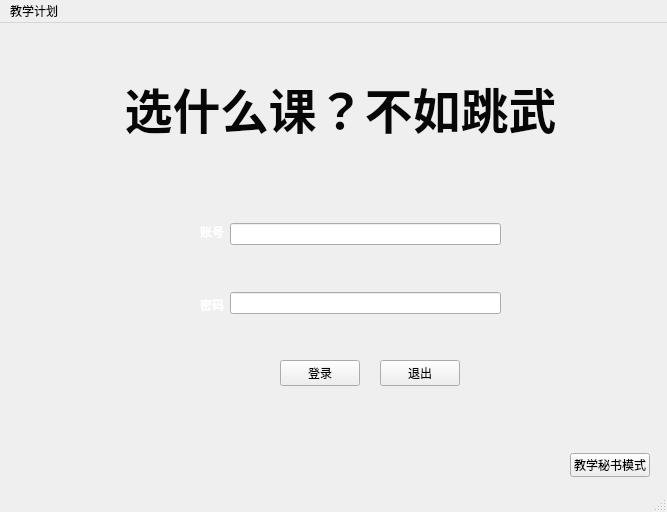
<?xml version="1.0" encoding="UTF-8"?>
<ui version="4.0">
 <class>MainWindow</class>
 <widget class="QMainWindow" name="MainWindow">
  <property name="geometry">
   <rect>
    <x>0</x>
    <y>0</y>
    <width>667</width>
    <height>512</height>
   </rect>
  </property>
  <property name="windowTitle">
   <string>MainWindow</string>
  </property>
  <widget class="QWidget" name="centralwidget">
   <widget class="QWidget" name="formLayoutWidget">
    <property name="geometry">
     <rect>
      <x>200</x>
      <y>200</y>
      <width>301</width>
      <height>91</height>
     </rect>
    </property>
    <layout class="QFormLayout" name="formLayout">
     <item row="0" column="0">
      <layout class="QVBoxLayout" name="verticalLayout_2">
       <item>
        <widget class="QLabel" name="usernameLable">
         <property name="text">
          <string>&lt;html&gt;&lt;head/&gt;&lt;body&gt;&lt;p&gt;&lt;span style=&quot; font-weight:700; color:#ffffff;&quot;&gt;账号&lt;/span&gt;&lt;/p&gt;&lt;/body&gt;&lt;/html&gt;</string>
         </property>
        </widget>
       </item>
       <item>
        <spacer name="verticalSpacer">
         <property name="orientation">
          <enum>Qt::Vertical</enum>
         </property>
         <property name="sizeHint" stdset="0">
          <size>
           <width>20</width>
           <height>40</height>
          </size>
         </property>
        </spacer>
       </item>
       <item>
        <widget class="QLabel" name="label_2">
         <property name="text">
          <string>&lt;html&gt;&lt;head/&gt;&lt;body&gt;&lt;p&gt;&lt;span style=&quot; font-weight:700; color:#ffffff;&quot;&gt;密码&lt;/span&gt;&lt;/p&gt;&lt;/body&gt;&lt;/html&gt;</string>
         </property>
        </widget>
       </item>
      </layout>
     </item>
     <item row="0" column="1">
      <layout class="QVBoxLayout" name="verticalLayout">
       <item>
        <widget class="QLineEdit" name="usernameLineEdit"/>
       </item>
       <item>
        <spacer name="verticalSpacer_2">
         <property name="orientation">
          <enum>Qt::Vertical</enum>
         </property>
         <property name="sizeHint" stdset="0">
          <size>
           <width>20</width>
           <height>40</height>
          </size>
         </property>
        </spacer>
       </item>
       <item>
        <widget class="QLineEdit" name="passwordLineEdit"/>
       </item>
      </layout>
     </item>
    </layout>
   </widget>
   <widget class="QLabel" name="label_3">
    <property name="geometry">
     <rect>
      <x>110</x>
      <y>50</y>
      <width>461</width>
      <height>71</height>
     </rect>
    </property>
    <property name="text">
     <string>&lt;html&gt;&lt;head/&gt;&lt;body&gt;&lt;p align=&quot;center&quot;&gt;&lt;span style=&quot; font-size:36pt; font-weight:700; color:#070707;&quot;&gt;选什么课？不如跳武&lt;/span&gt;&lt;/p&gt;&lt;/body&gt;&lt;/html&gt;</string>
    </property>
   </widget>
   <widget class="QLabel" name="LoginBackGround">
    <property name="geometry">
     <rect>
      <x>-80</x>
      <y>-50</y>
      <width>821</width>
      <height>531</height>
     </rect>
    </property>
    <property name="text">
     <string/>
    </property>
    <property name="pixmap">
     <pixmap resource="res.qrc">:/image/image/login.jpg</pixmap>
    </property>
    <property name="scaledContents">
     <bool>true</bool>
    </property>
   </widget>
   <widget class="QPushButton" name="tsButton">
    <property name="geometry">
     <rect>
      <x>570</x>
      <y>430</y>
      <width>80</width>
      <height>24</height>
     </rect>
    </property>
    <property name="text">
     <string>教学秘书模式</string>
    </property>
   </widget>
   <widget class="QWidget" name="horizontalLayoutWidget">
    <property name="geometry">
     <rect>
      <x>280</x>
      <y>310</y>
      <width>180</width>
      <height>80</height>
     </rect>
    </property>
    <layout class="QHBoxLayout" name="horizontalLayout">
     <item>
      <widget class="QPushButton" name="loginButton">
       <property name="text">
        <string>登录</string>
       </property>
      </widget>
     </item>
     <item>
      <spacer name="horizontalSpacer_2">
       <property name="orientation">
        <enum>Qt::Horizontal</enum>
       </property>
       <property name="sizeHint" stdset="0">
        <size>
         <width>40</width>
         <height>20</height>
        </size>
       </property>
      </spacer>
     </item>
     <item>
      <spacer name="horizontalSpacer">
       <property name="orientation">
        <enum>Qt::Horizontal</enum>
       </property>
       <property name="sizeHint" stdset="0">
        <size>
         <width>40</width>
         <height>20</height>
        </size>
       </property>
      </spacer>
     </item>
     <item>
      <widget class="QPushButton" name="ExitButton">
       <property name="text">
        <string>退出</string>
       </property>
      </widget>
     </item>
    </layout>
   </widget>
   <zorder>LoginBackGround</zorder>
   <zorder>formLayoutWidget</zorder>
   <zorder>label_3</zorder>
   <zorder>tsButton</zorder>
   <zorder>horizontalLayoutWidget</zorder>
  </widget>
  <widget class="QMenuBar" name="menubar">
   <property name="geometry">
    <rect>
     <x>0</x>
     <y>0</y>
     <width>667</width>
     <height>21</height>
    </rect>
   </property>
   <widget class="QMenu" name="menu">
    <property name="title">
     <string>教学计划</string>
    </property>
   </widget>
   <addaction name="menu"/>
  </widget>
  <widget class="QStatusBar" name="statusbar"/>
 </widget>
 <resources>
  <include location="res.qrc"/>
 </resources>
 <connections/>
</ui>
